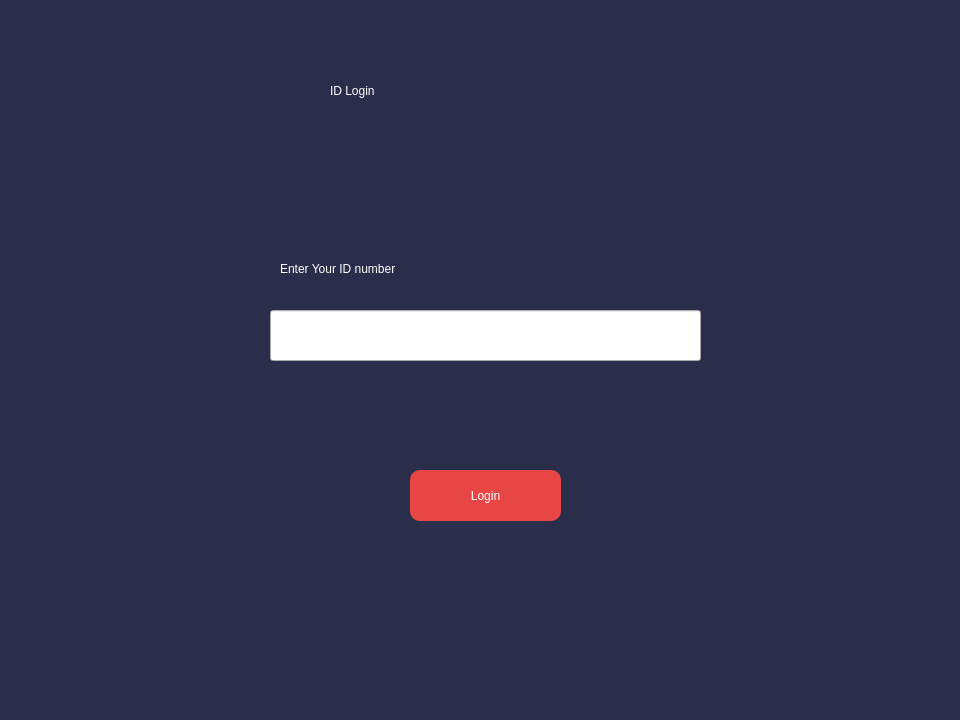
<?xml version="1.0" encoding="UTF-8"?>
<ui version="4.0">
 <class>Dialog</class>
 <widget class="QDialog" name="Dialog">
  <property name="geometry">
   <rect>
    <x>0</x>
    <y>0</y>
    <width>960</width>
    <height>720</height>
   </rect>
  </property>
  <property name="windowTitle">
   <string>Dialog</string>
  </property>
  <widget class="QWidget" name="bgcolor" native="true">
   <property name="geometry">
    <rect>
     <x>0</x>
     <y>0</y>
     <width>960</width>
     <height>720</height>
    </rect>
   </property>
   <property name="styleSheet">
    <string notr="true">QWidget#bgcolor{
background-color:rgb(43, 46, 74);
}</string>
   </property>
   <widget class="QPushButton" name="login">
    <property name="geometry">
     <rect>
      <x>410</x>
      <y>470</y>
      <width>151</width>
      <height>51</height>
     </rect>
    </property>
    <property name="styleSheet">
     <string notr="true">QPushButton
{
border-radius: 10px;
color: rgb(255, 255, 255);
font: 75 16pt &quot;Rockwell&quot;;
background-color: #e84545;
}
QPushButton:hover
{
background-color: #903749;
}</string>
    </property>
    <property name="text">
     <string>Login</string>
    </property>
   </widget>
   <widget class="QLineEdit" name="user_id">
    <property name="geometry">
     <rect>
      <x>270</x>
      <y>310</y>
      <width>431</width>
      <height>51</height>
     </rect>
    </property>
    <property name="styleSheet">
     <string notr="true">font: 75 10pt &quot;Orbitron&quot;;
</string>
    </property>
   </widget>
   <widget class="QLabel" name="label">
    <property name="geometry">
     <rect>
      <x>280</x>
      <y>230</y>
      <width>392</width>
      <height>78</height>
     </rect>
    </property>
    <property name="maximumSize">
     <size>
      <width>392</width>
      <height>16777215</height>
     </size>
    </property>
    <property name="styleSheet">
     <string notr="true">font: 75 20pt &quot;Orbitron&quot;;
color: rgb(255, 255, 255);</string>
    </property>
    <property name="text">
     <string>Enter Your ID number</string>
    </property>
   </widget>
   <widget class="QLabel" name="label_2">
    <property name="geometry">
     <rect>
      <x>330</x>
      <y>40</y>
      <width>321</width>
      <height>101</height>
     </rect>
    </property>
    <property name="styleSheet">
     <string notr="true">font: 75 40pt &quot;Orbitron&quot;;
color: rgb(255, 255, 255);</string>
    </property>
    <property name="text">
     <string>ID Login</string>
    </property>
   </widget>
  </widget>
 </widget>
 <resources/>
 <connections/>
</ui>
